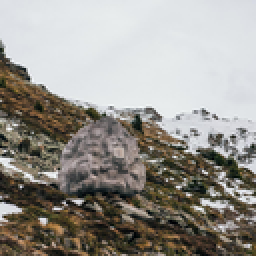
#> input picture c_test_10.png, 128 x 128 px (shown 2 times larger)
$ python edge_detection.py --image ../c_test_10.png
#> lines starting #> are read from the running program, lines starting #| are printed output that depends on the picture; after the words box and inside, x2 and y2 are one past the last pixel; in counts of white or black regions, pixels touching at a corner belong together
import os
import cv2
import numpy as np
import argparse
import tkinter as tk
from tkinter import filedialog


def get_edge_coords(img_path, low_threshold=50, high_threshold=150):
    """
    Deteksi tepi menggunakan Canny Edge Detection pada 3 channel RGB secara terpisah.
    """
    # Validasi file citra ada atau tidak
    if not os.path.exists(img_path):
        raise SystemExit(f"File tidak ditemukan: {img_path}")

    # Baca citra dalam format RGB (OpenCV default)
    img_rgb = cv2.imread(img_path, cv2.IMREAD_COLOR)
    if img_rgb is None:
        raise SystemExit(f"Gagal membuka file sebagai citra: {img_path}")

    # Terapkan Gaussian Blur untuk mengurangi noise sebelum deteksi tepi
    blur_color = cv2.GaussianBlur(img_rgb, (5, 5), 0)

    # Deteksi tepi pada setiap channel secara terpisah menggunakan Canny
    edges_r = cv2.Canny(blur_color[:, :, 2], low_threshold, high_threshold)  # Channel Red
    edges_g = cv2.Canny(blur_color[:, :, 1], low_threshold, high_threshold)  # Channel Green
    edges_b = cv2.Canny(blur_color[:, :, 0], low_threshold, high_threshold)  # Channel Blue

    # Gabungkan hasil deteksi dari 3 channel menggunakan OR bitwise
    canny_edges = cv2.bitwise_or(edges_r, cv2.bitwise_or(edges_g, edges_b))
    # Konversi ke mask boolean (True jika tepi, False jika bukan)
    final_edges = canny_edges > 0

    # Koordinat piksel yang terdeteksi sebagai tepi dalam format [y, x]
    coords_yx = np.argwhere(final_edges)
    # Konversi ke format [x, y] (lebih intuitif untuk koordinat CartesiAN)
    coords_xy = np.flip(coords_yx, axis=1)

    return coords_xy, final_edges

def get_non_edge_coords(img_path, edge_mask):
    """
    Dapatkan koordinat NON-TEPI (semua piksel MINUS piksel tepi).
    """
    if not os.path.exists(img_path):
        raise SystemExit(f"File tidak ditemukan: {img_path}")

    img_bgr = cv2.imread(img_path, cv2.IMREAD_COLOR)
    if img_bgr is None:
        raise SystemExit(f"Gagal membuka file sebagai citra: {img_path}")

    # Inverse dari edge mask
    non_edges = ~edge_mask  # True = non-tepi, False = tepi

    # Koordinat piksel non-tepi dalam format [y, x]
    coords_non_edge_yx = np.argwhere(non_edges)
    # Konversi ke format [x, y]
    coords_non_edge_xy = np.flip(coords_non_edge_yx, axis=1)

    return coords_non_edge_xy

def _pick_image_dialog():
    """Buka folder untuk memilih gambar."""
    root = tk.Tk()
    root.withdraw()  # Sembunyikan window root
    filetypes = [("Image files", ".png;"), ("All files", ".*")]
    # Tampilkan dialog folder dan tunggu user memilih file
    img_path = filedialog.askopenfilename(title="Pilih file citra", filetypes=filetypes)
    root.destroy()  # Tutup window
    return img_path

def _save_edge_coords(img_path, coords_xy):
    """Simpan koordinat tepi ke file TXT dalam folder 'koordinat'"""
    # Ekstrak nama file tanpa extension
    base_name = os.path.splitext(os.path.basename(img_path))[0]
    # Tentukan direktori project (tempat edge_detection.py berada)
    project_root = os.path.dirname(os.path.abspath(__file__))
    # Buat path folder output 'koordinat'
    out_dir = os.path.join(project_root, "koordinat")
    # Buat folder jika belum ada
    os.makedirs(out_dir, exist_ok=True)

    # Tentukan path file output TXT
    out_txt = os.path.join(out_dir, f"{base_name}_edge_coords.txt")

    # Simpan ke TXT dengan format "x,y" per baris (manual write)
    with open(out_txt, "w", encoding="utf-8") as f:
        f.write("x,y\n")  # Header
        for x, y in coords_xy:
            f.write(f"{x},{y}\n")

    print(f"[OK] Koordinat tepi disimpan: {out_txt}")

def _save_non_edge_coords(img_path, coords_xy):
    """Simpan koordinat non-tepi ke file TXT dalam folder 'koordinat'"""
    # Ekstrak nama file tanpa extension
    base_name = os.path.splitext(os.path.basename(img_path))[0]
    # Tentukan direktori project
    project_root = os.path.dirname(os.path.abspath(__file__))
    # Buat path folder output 'koordinat'
    out_dir = os.path.join(project_root, "koordinat")
    # Buat folder jika belum ada
    os.makedirs(out_dir, exist_ok=True)

    # Tentukan path file output TXT
    out_txt = os.path.join(out_dir, f"{base_name}_non_edge_coords.txt")

    # Simpan ke TXT dengan format "x,y" per baris
    with open(out_txt, "w", encoding="utf-8") as f:
        f.write("x,y\n")  # Header
        for x, y in coords_xy:
            f.write(f"{x},{y}\n")

    print(f"[OK] Koordinat non-tepi disimpan: {out_txt}")


def main():
    """parsing argument, memilih citra, deteksi tepi, dan simpan hasil."""
    # Setup argument parser untuk CLI
    parser = argparse.ArgumentParser(description="Deteksi tepi (Canny) pada citra input")
    parser.add_argument("-i", "--image", help="Path ke file citra (jpg/png/...)")
    args = parser.parse_args()

    # Jika argument -i diberikan, gunakan itu; jika tidak, buka dialog picker
    img_path = args.image or _pick_image_dialog()
    if not img_path:
        raise SystemExit("Tidak ada file dipilih. Gunakan -i untuk memberikan path.")

    # Jalankan deteksi tepi dan dapatkan koordinat
    coords_edge_xy, edge_mask = get_edge_coords(img_path)
#> in get_edge_coords, img_rgb is the input picture: shape (128, 128, 3); mean B, G, R 143.2, 149.1, 152
#> in get_edge_coords, `blur_color = cv2.GaussianBlur(img_rgb, (5, 5), 0)`:
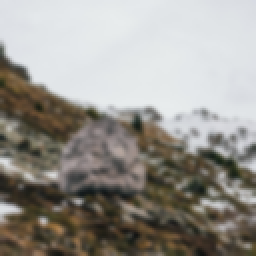
#> blur_color: shape (128, 128, 3) (shown 2 times larger); mean B, G, R 143.2, 149.1, 152
#> in get_edge_coords, `edges_r = cv2.Canny(blur_color[:, :, 2], low_threshold, high_threshold)`:
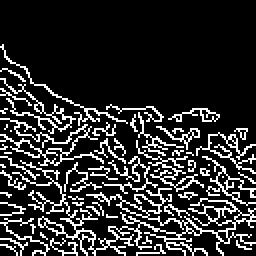
#> edges_r: shape (128, 128) (shown 2 times larger); 17.4% white in thin lines or dots, all inside (x1, y1, x2, y2) = (0, 22, 128, 128)
#> in get_edge_coords, `edges_g = cv2.Canny(blur_color[:, :, 1], low_threshold, high_threshold)`:
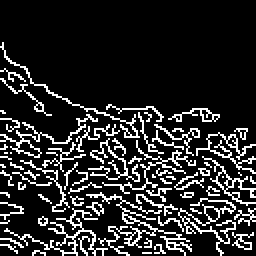
#> edges_g: shape (128, 128) (shown 2 times larger); 15.9% white in thin lines or dots, all inside (x1, y1, x2, y2) = (0, 21, 128, 128)
#> in get_edge_coords, `edges_b = cv2.Canny(blur_color[:, :, 0], low_threshold, high_threshold)`:
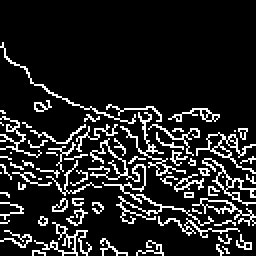
#> edges_b: shape (128, 128) (shown 2 times larger); 13.6% white in thin lines or dots, all inside (x1, y1, x2, y2) = (0, 21, 128, 128)
#> in get_edge_coords, `canny_edges = cv2.bitwise_or(edges_r, cv2.bitwise_or(edges_g, edges_b))`:
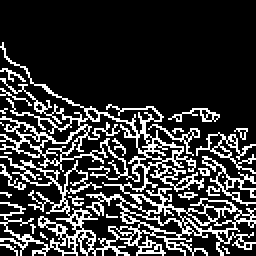
#> canny_edges: shape (128, 128) (shown 2 times larger); 20.9% white in thin lines or dots, all inside (x1, y1, x2, y2) = (0, 21, 128, 128)
#> in get_edge_coords, `coords_yx = np.argwhere(final_edges)`: coords_yx = 3425 pairs, first value 21 to 127, second value 0 to 127
#> in get_edge_coords, `coords_xy = np.flip(coords_yx, axis=1)`: coords_xy = 3425 pairs, first value 0 to 127, second value 21 to 127
#> coords_edge_xy has the same summary as coords_xy in get_edge_coords
    coords_non_edge_xy = get_non_edge_coords(img_path, edge_mask)
#> in get_non_edge_coords, `coords_non_edge_yx = np.argwhere(non_edges)`: coords_non_edge_yx = 12959 pairs, first value 0 to 127, second value 0 to 127
#> in get_non_edge_coords, `coords_non_edge_xy = np.flip(coords_non_edge_yx, axis=1)`: coords_non_edge_xy has the same summary as coords_non_edge_yx
#> coords_non_edge_xy has the same summary as coords_non_edge_yx in get_non_edge_coords

    # Tampilkan statistik hasil deteksi
    print(f"\n=== STATISTIK DETEKSI TEPI ===")
    print(f"Total pixel tepi: {len(coords_edge_xy)}")
#| Total pixel tepi: 3425
    print(f"Total pixel non-tepi: {len(coords_non_edge_xy)}")
#| Total pixel non-tepi: 12959
    print(f"Total pixel citra: {len(coords_edge_xy) + len(coords_non_edge_xy)}")
#| Total pixel citra: 16384

    print(f"\nContoh koordinat tepi (x,y) - 20 pertama:")
    for i, (x, y) in enumerate(coords_edge_xy[:20], start=1):
        print(f"{i:02d}. ({x}, {y})")
#> this loop made 20 passes
#> (x, y) on passes 1 to 12: (1, 21), (1, 22), (0, 23), (1, 23), (1, 24), (2, 24), (2, 25), (2, 26), (2, 27), (2, 28), (3, 28), (3, 29)
#| 01. (1, 21)
#| 02. (1, 22)
#| 03. (0, 23)
#| 04. (1, 23)
#| 05. (1, 24)
#| 06. (2, 24)
#| 07. (2, 25)
#| 08. (2, 26)
#> (further printed lines are left out)

    print(f"\nContoh koordinat non-tepi (x,y) - 20 pertama:")
    for i, (x, y) in enumerate(coords_non_edge_xy[:20], start=1):
        print(f"{i:02d}. ({x}, {y})")
#> this loop made 20 passes
#| 01. (0, 0)
#| 02. (1, 0)
#| 03. (2, 0)
#| 04. (3, 0)
#| 05. (4, 0)
#| 06. (5, 0)
#| 07. (6, 0)
#| 08. (7, 0)
#> (further printed lines are left out)

    # Simpan koordinat tepi ke file CSV dan TXT
    _save_edge_coords(img_path, coords_edge_xy)
#> the loop in _save_edge_coords, `for x, y in coords_xy:` made 3425 passes

    # Simpan koordinat non-tepi ke file CSV dan TXT
    _save_non_edge_coords(img_path, coords_non_edge_xy)

# Entry point: jalankan main() jika script dijalankan langsung (bukan di-import)
if __name__ == "__main__":
    main()
